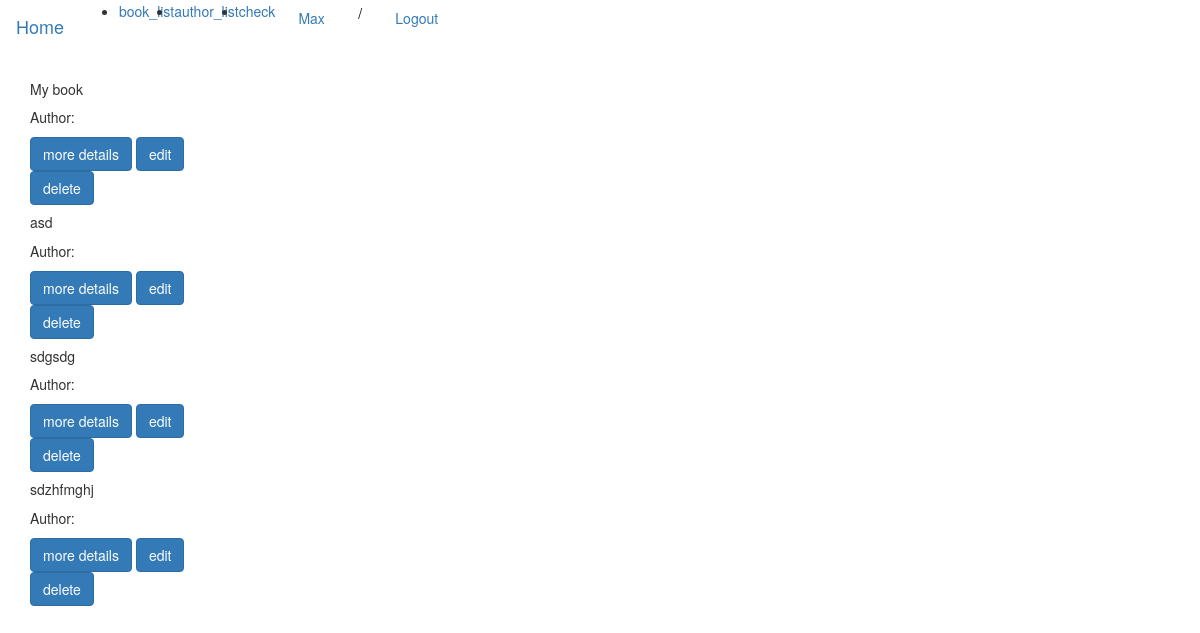
/book (signed in), run on the app's committed database.
### app/models.py (models this page shows, shortened)
class User(UserMixin, db.Model):
    user_id = db.Column(db.Integer, primary_key=True)
    username = db.Column(db.String(64), index=True, unique=True)
    first_name = db.Column(db.String(128), index=True)
    last_name = db.Column(db.String(128), index=True)
    password_hash = db.Column(db.String(128))
    def __repr__(self):
        return '<User:{}>'.format(self.username)

class Book(db.Model):
    __tablename__ = 'book'
    book_id = db.Column(db.Integer, primary_key=True)
    book_name = db.Column(db.String(128), unique=True)
    authors = db.relationship("Author", secondary=book_author)

### app/routes.py (the view)
@app.route('/book')
@login_required
def book_list():
    book_list = Book.query.all()
    return render_template('book_list.html', title='Book list page', book=book_list)

### app/models.py (called while the page is built)
@login.user_loader
def load_user(user_id):
    return User.query.get(int(user_id))

### app/templates/book_list.html
{% extends "base.html" %}
{% block content %}
{% include 'includes/_book_list.html' %}
{% endblock %}

### app/templates/base.html (shortened to what this page needs)
{% extends 'bootstrap/base.html' %}
{% block navbar %}
<nav class="navbar navbar-expand-lg navbar-light bg-light">
  <a class="navbar-brand" href="{{ url_for('index') }}">Home</a>
  <div class="collapse navbar-collapse" id="navbarSupportedContent">
    <ul class="navbar-nav mr-auto">
        <li class="nav-item active">
        <a class="nav-link" href="{{ url_for('book_list') }}">book_list</a>
      </li>
        <li class="nav-item active">
        <a class="nav-link" href="{{ url_for('author_list') }}">author_list</a>
      </li>
        <li class="nav-item active">
        <a class="nav-link" href="{{ url_for('check') }}">check</a>
      </li>
    </ul>
      <div style=" display: flex; justify-content: space-around; align-items: center; width: 186px; ">
            {% if current_user.is_anonymous %}
            <a class="btn btn-dark"  href="{{ url_for('signup_user') }}">signup </a>
             <p style="color: #000;" >/</p>
            <a class="btn btn-dark"  href="{{ url_for('login') }}">Login</a>
            {% else %}
            <a  class="btn btn-dark" href="{{ url_for('user_detail', user=current_user) }}">{{ current_user.username }}</a>
            <p style="color: #000;" >/</p>
            <a class="btn btn-dark"  href="{{ url_for('logout') }}">Logout</a>
            {% endif %}
          </div>
  </div>
</nav>
{% endblock %}
{% block styles %}
{{super()}}
{% endblock %}

### app/templates/includes/_book_list.html
<div class="container">
    <div class="card-group">
{% for books in book %}
        <div class="col-4">
<div class="hover card mb-2 mt-2 border-dark" style="width: 18rem;">
  <div class="card-body">
    <h5 class="card-title">{{ books.book_name }}</h5>
    <p class="card-text">Author: {% for authors in books.authors %} {{ authors.author_fistName }}, {% endfor %}</p>
    <a href="{{ url_for('book_detail', bookid=books.book_id) }}" class="btn btn-primary">more details</a>
      <a href="{{ url_for('edit_book', bookid=books.book_id) }}" class="btn btn-primary">edit</a>
      <a href="{{ url_for('book_delete', bookid=books.book_id) }}" class="btn btn-primary">delete</a>
  </div>
</div>
    </div>
{% endfor %}
</div>
</div>

### data on the page
User: username "Max"
Book: book_name "My book"
Book: book_name "asd"
Book: book_name "sdgsdg"
Book: book_name "sdzhfmghj"
